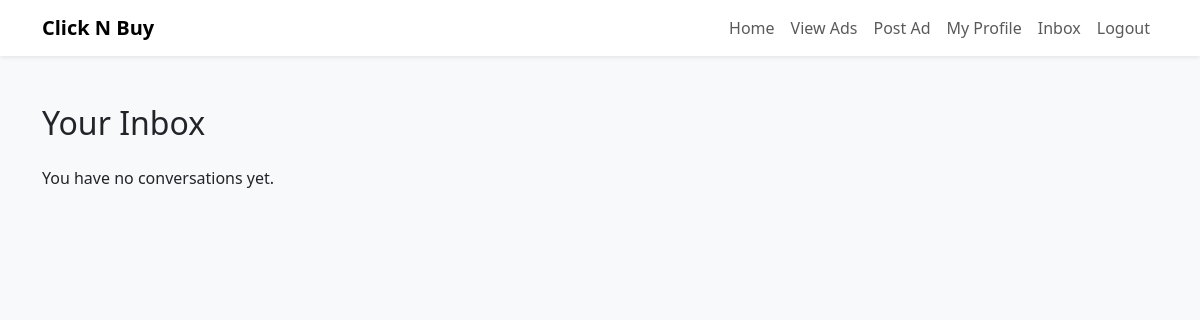
The page /inbox (signed in) on the database as committed earlier.
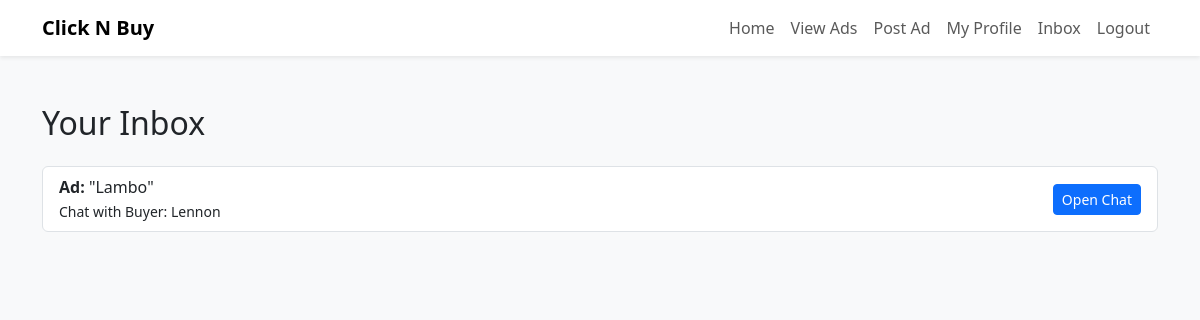
The same page on the database as committed later.
### models.py (models this page shows, shortened)
class Conversation(db.Model):
    id = db.Column(db.Integer, primary_key=True)
    buyer_id = db.Column(db.Integer, db.ForeignKey('user.id'), nullable=False)
    seller_id = db.Column(db.Integer, db.ForeignKey('user.id'), nullable=False)
    ad_id = db.Column(db.Integer, db.ForeignKey('ad.id'), nullable=False)
    messages = db.relationship('Message', backref='conversation', lazy=True, cascade='all, delete-orphan')
    ad = db.relationship('Ad')
    created_at = db.Column(db.DateTime, default=datetime.utcnow)

class Ad(db.Model):
    id = db.Column(db.Integer, primary_key=True)
    title = db.Column(db.String(100), nullable=False)
    description = db.Column(db.Text, nullable=False)
    price = db.Column(db.String(50), nullable=False)
    category = db.Column(db.String(50), nullable=False)
    post_type = db.Column(db.String(20), nullable=False, default='For Sale')
    subcategory = db.Column(db.String(50), nullable=True)  # Added subcategory
    contact = db.Column(db.String(100), nullable=False)
    location = db.Column(db.String(100), nullable=True)
    user_id = db.Column(db.Integer, db.ForeignKey('user.id'), nullable=False)
    is_sold = db.Column(db.Boolean, default=False)
    is_paid = db.Column(db.Boolean, default=False)
    is_featured = db.Column(db.Boolean, default=False)
    feature_expiry = db.Column(db.DateTime, nullable=True)
    created_at = db.Column(db.DateTime, default=datetime.utcnow)
    images = db.relationship('Image', backref='ad', lazy=True, cascade="all, delete-orphan")

class User(db.Model):
    id = db.Column(db.Integer, primary_key=True)
    username = db.Column(db.String(80), unique=True, nullable=False)
    email = db.Column(db.String(120), unique=True, nullable=False)
    password_hash = db.Column(db.String(128), nullable=False)
    profile_pic = db.Column(db.String(255), nullable=False, default='default-profile.png')
    is_admin = db.Column(db.Boolean, default=False)
    created_at = db.Column(db.DateTime, default=datetime.utcnow)
    is_verified = db.Column(db.Boolean, default=False)
    ads = db.relationship('Ad', backref='owner', lazy=True)
    sent_conversations = db.relationship(
        'Conversation',
        foreign_keys='Conversation.seller_id',
        backref='seller',
        lazy=True
    )
    received_conversations = db.relationship(
        'Conversation',
        foreign_keys='Conversation.buyer_id',
        backref='buyer',
        lazy=True
    )
    activities = db.relationship('ActivityLog', backref='user', lazy=True)
    ratings_given = db.relationship(
        'Rating',
        foreign_keys='Rating.reviewer_id',
        backref='reviewer',
        lazy=True
    )
    ratings_received = db.relationship(
        'Rating',
        foreign_keys='Rating.reviewed_id',
        backref='reviewed',
        lazy=True
    )

### app.py (the view)
@app.route('/inbox')
def inbox():
    if 'user_id' not in session:
        return redirect(url_for('login'))
    user_id = session['user_id']
    conversations = Conversation.query.filter(
        (Conversation.buyer_id == user_id) | (Conversation.seller_id == user_id)
    ).order_by(Conversation.created_at.desc()).all()
    unread_counts = {}
    for convo in conversations:
        unread_count = Message.query.filter_by(
            conversation_id=convo.id,
            is_read=False
        ).filter(Message.sender_id != user_id).count()
        unread_counts[convo.id] = unread_count
    return render_template('inbox.html', conversations=conversations, unread_counts=unread_counts)

### templates/inbox.html (shortened to what this page needs)
<!DOCTYPE html>
<html lang="en">
<head>
  <link href="https://cdn.jsdelivr.net/npm/bootstrap@5.3.3/dist/css/bootstrap.min.css" rel="stylesheet" />
</head>
<body class="bg-light">
<nav class="navbar navbar-expand-lg navbar-light bg-white shadow-sm">
  <div class="container">
    <a class="navbar-brand fw-bold" href="{{ url_for('home') }}">Click N Buy</a>
    <div class="collapse navbar-collapse justify-content-end" id="navbarNav">
      <ul class="navbar-nav">
        <li class="nav-item"><a class="nav-link" href="{{ url_for('home') }}">Home</a></li>
        <li class="nav-item"><a class="nav-link" href="{{ url_for('show_ads') }}">View Ads</a></li>
        {% if session.get('user_id') %}
          <li class="nav-item"><a class="nav-link" href="{{ url_for('post_ad') }}">Post Ad</a></li>
          <li class="nav-item"><a class="nav-link" href="{{ url_for('profile') }}">My Profile</a></li>
          <li class="nav-item active"><a class="nav-link" href="{{ url_for('inbox') }}">Inbox</a></li>
          <li class="nav-item"><a class="nav-link" href="{{ url_for('logout') }}">Logout</a></li>
        {% else %}
          <li class="nav-item"><a class="nav-link" href="{{ url_for('register') }}">Register</a></li>
          <li class="nav-item"><a class="nav-link" href="{{ url_for('login') }}">Login</a></li>
        {% endif %}
      </ul>
    </div>
  </div>
</nav>
<div class="container my-5">
  <h2 class="mb-4">Your Inbox</h2>
  {% if conversations %}
  <ul class="list-group">
    {% for convo in conversations %}
      <li class="list-group-item d-flex justify-content-between align-items-center">
        <div>
          <strong>Ad:</strong> "{{ convo.ad.title }}"<br />
          <small>
            Chat with
            {% if convo.buyer_id == session['user_id'] %}
              Seller: {{ convo.seller.username }}
            {% else %}
              Buyer: {{ convo.buyer.username }}
            {% endif %}
          </small>
        </div>
        <div>
          <a href="{{ url_for('messages', conversation_id=convo.id) }}" class="btn btn-primary btn-sm">Open Chat</a>
        </div>
      </li>
    {% endfor %}
  </ul>
  {% else %}
    <p>You have no conversations yet.</p>
  {% endif %}
</div>
</body>
</html>

Rows that differ between the two databases and show on the page:
added Conversation: ad "Lambo", buyer.username "Lennon"
Other text that changed with them:
text no longer shown: "You have no conversations yet."
